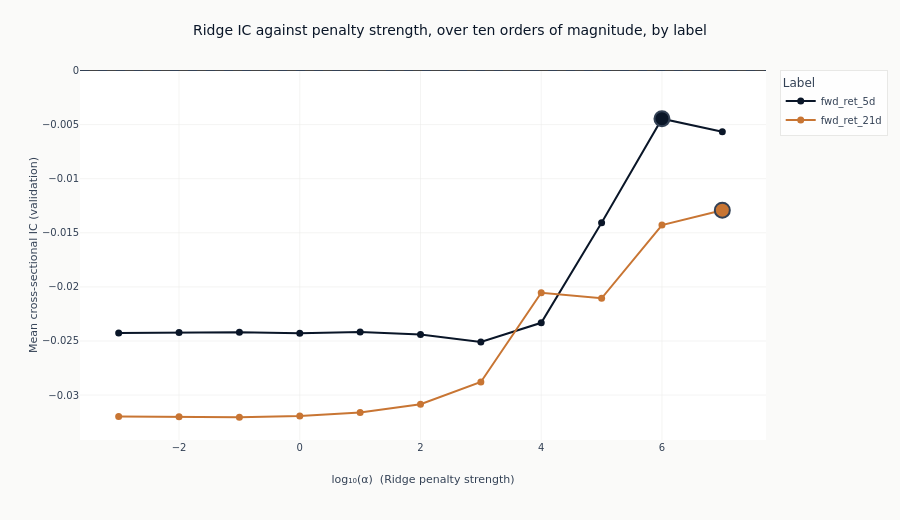

Notebook source saved alongside this figure:
### Markdown cell above
### What shrinkage does on its own

The bar chart mixes three estimators. Tracing IC across the Ridge penalty alone isolates the
effect of shrinkage, with the estimator, the features and the folds all held fixed and only
`alpha` moving. The alpha is read from each configuration's declared parameters rather than
parsed out of its name, so the curve plots what was fitted.

One curve per label puts both horizons on one pair of axes, which is the comparison fitting
them together exists to make: whether the penalty that helps most is the same strength at each
horizon, and whether the curve has the same shape at all.

### Code cell
ridge = (
    catalog.filter(pl.col("model_class") == "Ridge")
    .with_columns(
        alpha=pl.col("params").str.extract(r"alpha=([0-9.eE+-]+)").cast(pl.Float64),
    )
    .drop_nulls("alpha")
    .sort("label", "alpha")
)
if ridge.height:
    ridge_labels = [label for label in panel_labels if label in set(ridge.get_column("label"))]
    curve_colors = [COLORS["blue"], COLORS["copper"], COLORS["amber"]]
    fig_alpha = go.Figure()
    peaks = {}
    for index, label in enumerate(ridge_labels):
        series = ridge.filter(pl.col("label") == label)
        log_alpha = np.log10(series.get_column("alpha").to_numpy())
        ridge_ic = series.get_column("ic_mean").to_numpy()
        peak = int(np.argmax(ridge_ic))
        peaks[label] = (float(log_alpha[peak]), float(ridge_ic[peak]))
        fig_alpha.add_trace(
            go.Scatter(
                x=log_alpha,
                y=ridge_ic,
                mode="lines+markers",
                name=label,
                line=dict(color=curve_colors[index % len(curve_colors)], width=2),
                marker=dict(size=7, color=curve_colors[index % len(curve_colors)]),
            )
        )
        fig_alpha.add_trace(
            go.Scatter(
                x=[log_alpha[peak]],
                y=[ridge_ic[peak]],
                mode="markers",
                marker=dict(
                    size=15,
                    color=curve_colors[index % len(curve_colors)],
                    line=dict(width=2, color=COLORS["neutral"]),
                ),
                showlegend=False,
                hoverinfo="skip",
            )
        )
    fig_alpha.add_hline(y=0, line_width=1, line_dash="dash", line_color=COLORS["neutral"])
    fig_alpha.update_layout(
        title="Ridge IC against penalty strength, over ten orders of magnitude, by label",
        height=520,
        width=900,
        margin=dict(t=70),
        legend=dict(title_text="Label"),
    )
    fig_alpha.update_xaxes(title_text="log₁₀(α)  (Ridge penalty strength)", zeroline=False)
    fig_alpha.update_yaxes(title_text="Mean cross-sectional IC (validation)")
    peak_text = ", ".join(
        f"{label} at 1e{int(round(peaks[label][0]))} (IC {peaks[label][1]:+.3f})"
        for label in ridge_labels
    )
    show_plotly_with_alt(
        fig_alpha,
        "Line chart of mean validation information coefficient against the base-ten logarithm of "
        "the Ridge penalty, one line per label, against a dashed zero line. Both lines sit below "
        "zero across the grid, flat at weak penalties and rising towards zero as the penalty "
        f"strengthens. The peak on each line is ringed: {peak_text}.",
    )
else:
    print(
        "No declared label declares Ridge configurations, so there is no penalty sweep to trace. "
        "Which estimators this section can show is decided by the menus at "
        "config/training/*.yaml."
    )

### Figure 1 — Plotly figure (JSON) as saved in the notebook; plotly's stock layout.template omitted (floating-point values rounded to 4 significant figures)
{"data": [{"line": {"color": "#0a1628", "width": 2}, "marker": {"color": "#0a1628", "size": 7}, "mode": "lines+markers", "name": "fwd_ret_5d", "type": "scatter", "x": [-3.0, -2.0, -1.0, 0.0, 1.0, 2.0, 3.0, 4.0, 5.0, 6.0, 7.0], "y": [-0.02426, -0.02422, -0.02419, -0.02428, -0.02418, -0.02441, -0.02509, -0.02332, -0.01407, -0.004457, -0.005655]}, {"hoverinfo": "skip", "marker": {"color": "#0a1628", "line": {"color": "#334155", "width": 2}, "size": 15}, "mode": "markers", "showlegend": false, "type": "scatter", "x": [6.0], "y": [-0.004457]}, {"line": {"color": "#C87533", "width": 2}, "marker": {"color": "#C87533", "size": 7}, "mode": "lines+markers", "name": "fwd_ret_21d", "type": "scatter", "x": [-3.0, -2.0, -1.0, 0.0, 1.0, 2.0, 3.0, 4.0, 5.0, 6.0, 7.0], "y": [-0.03199, -0.03201, -0.03204, -0.03193, -0.03162, -0.03084, -0.0288, -0.02054, -0.02105, -0.01429, -0.01291]}, {"hoverinfo": "skip", "marker": {"color": "#C87533", "line": {"color": "#334155", "width": 2}, "size": 15}, "mode": "markers", "showlegend": false, "type": "scatter", "x": [7.0], "y": [-0.01291]}], "layout": {"height": 520, "legend": {"title": {"text": "Label"}}, "margin": {"t": 70}, "shapes": [{"line": {"color": "#334155", "dash": "dash", "width": 1}, "type": "line", "x0": 0, "x1": 1, "xref": "x domain", "y0": 0, "y1": 0, "yref": "y"}], "title": {"text": "Ridge IC against penalty strength, over ten orders of magnitude, by label"}, "width": 900, "xaxis": {"title": {"text": "log₁₀(α)  (Ridge penalty strength)"}, "zeroline": false}, "yaxis": {"title": {"text": "Mean cross-sectional IC (validation)"}}}}
